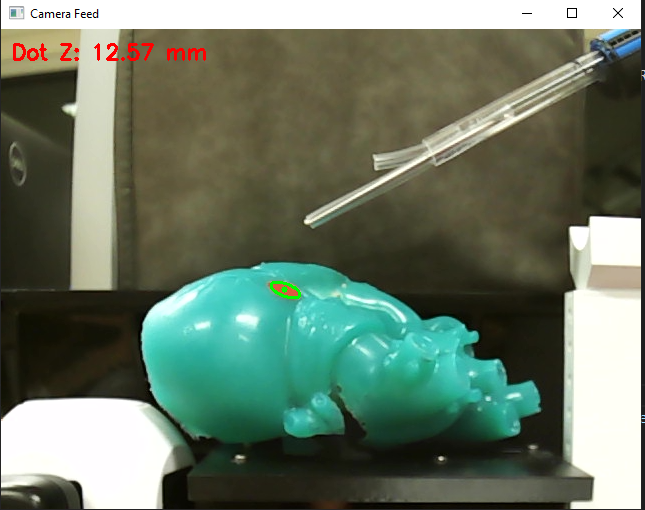
#> input picture camera/Capture.PNG, 645 x 510 px, given in place of the camera
$ python CameraTest1.py
#> lines starting #> are read from the running program, lines starting #| are printed output that depends on the picture; after the words box and inside, x2 and y2 are one past the last pixel; in counts of white or black regions, pixels touching at a corner belong together
import cv2
import numpy as np
import serial
import time

# ----------------------
#   USER CONFIG
# ----------------------
SERIAL_PORT = 'COM3'  # Change to your Arduino port, e.g. '/dev/ttyACM0' on Linux
BAUD_RATE = 9600

# Known real-world diameter of the red dot (in mm).
KNOWN_DIAMETER_MM = 16.5

# Known distance (in mm) used for calibration, e.g., 30 cm => 300 mm
CALIBRATION_DISTANCE_MM = 300.0

# Camera index (adjust as needed for your system)
CAMERA_INDEX = 1  # Arducam at index 1

# Desired capture properties
FRAME_WIDTH = 1280
FRAME_HEIGHT = 720
FRAME_RATE = 100

# HSV color range(s) for RED
LOWER_RED_1 = np.array([0, 120, 70])
UPPER_RED_1 = np.array([10, 255, 255])
LOWER_RED_2 = np.array([170, 120, 70])
UPPER_RED_2 = np.array([180, 255, 255])

# Morphological kernel for noise reduction
KERNEL = np.ones((5, 5), np.uint8)

# Distance thresholds (in cm)
MIN_DISTANCE_CM = 10
MAX_DISTANCE_CM = 20

def main():
    # 1) Open Serial to Arduino
    try:
        ser = serial.Serial(SERIAL_PORT, BAUD_RATE, timeout=1)
        time.sleep(2)  # wait for Arduino to reset
        print(f"[INFO] Connected to Arduino on {SERIAL_PORT}")
    except Exception as e:
        print(f"[ERROR] Could not open serial port {SERIAL_PORT}: {e}")
        return

    # 2) Open Arducam
    cap = cv2.VideoCapture(CAMERA_INDEX)
    if not cap.isOpened():
        print(f"[ERROR] Failed to open camera at index {CAMERA_INDEX}.")
        return

    # Set camera properties
    cap.set(cv2.CAP_PROP_FRAME_WIDTH, FRAME_WIDTH)
    cap.set(cv2.CAP_PROP_FRAME_HEIGHT, FRAME_HEIGHT)
    cap.set(cv2.CAP_PROP_FPS, FRAME_RATE)

    width = cap.get(cv2.CAP_PROP_FRAME_WIDTH)
    height = cap.get(cv2.CAP_PROP_FRAME_HEIGHT)
    fps = cap.get(cv2.CAP_PROP_FPS)
    print(f"Camera settings: {int(width)}x{int(height)} at {int(fps)} FPS")
    print("Press 'c' to calibrate (ensure red dot is at 30 cm).")
    print("Press 'q' to quit.")

    # Store the focal length once we calibrate
    focal_length = None

    while True:
        ret, frame = cap.read()
#> frame is the input picture: shape (510, 645, 3); mean B, G, R 101.4, 119.5, 104.9
        if not ret:
            print("[ERROR] Failed to grab frame. Check camera connection.")
            break

        # Convert BGR to HSV
        hsv = cv2.cvtColor(frame, cv2.COLOR_BGR2HSV)
#> hsv: shape (510, 645, 3); mean H, S, V 40.1, 87, 122.3

        # Create the red color mask
        mask1 = cv2.inRange(hsv, LOWER_RED_1, UPPER_RED_1)
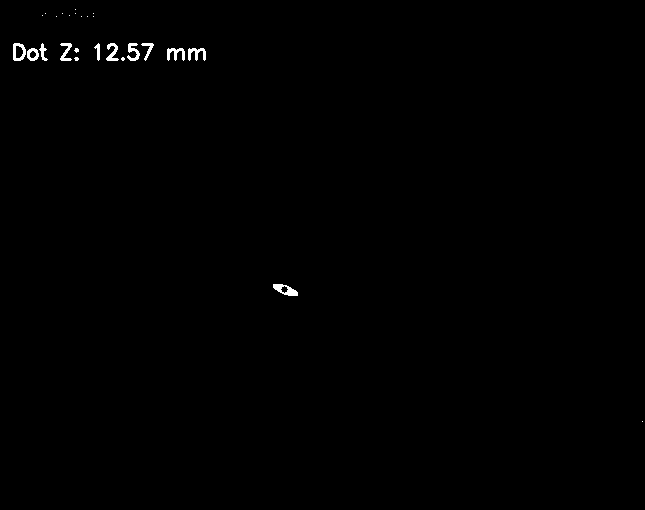
#> mask1: shape (510, 645); 0.39% white; 26 white regions (15 under 20 px), largest, box (x1, y1, x2, y2) and area: (273, 284, 298, 296) 162, (13, 43, 26, 61) 134, (167, 48, 185, 61) 132
        mask2 = cv2.inRange(hsv, LOWER_RED_2, UPPER_RED_2)
#> mask2: shape (510, 645); every value is 0
        mask = mask1 + mask2

        # Morphological ops to reduce noise
        mask = cv2.erode(mask, KERNEL, iterations=1)
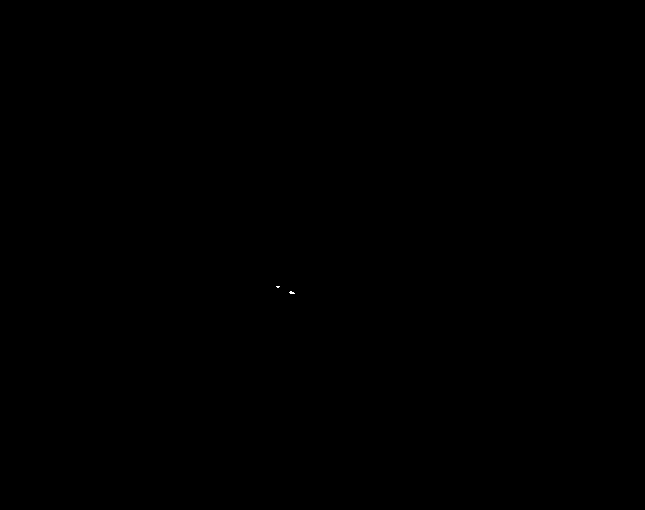
#> mask: shape (510, 645); 0.01% white in thin lines or dots, all inside (x1, y1, x2, y2) = (276, 286, 295, 294)
        mask = cv2.dilate(mask, KERNEL, iterations=1)
#> mask: shape (510, 645); 0.03% white; 2 white regions

        # Find contours
        contours, _ = cv2.findContours(mask, cv2.RETR_EXTERNAL, cv2.CHAIN_APPROX_SIMPLE)
#> contours = 2 contours; box (x1, y1, x2, y2) and area: (287, 289, 297, 296) 50, (274, 284, 282, 290) 34

        distance_cm = None

        if contours:
            # Grab largest contour (assuming that's our red dot)
            largest_contour = max(contours, key=cv2.contourArea)
#> largest_contour = contour of 9 points, box (x1, y1, x2, y2) (287, 289, 297, 296), area 50
            (x, y), radius = cv2.minEnclosingCircle(largest_contour)
#> x = 291.5; y = 292.5; radius = 5.15

            # Filter out extremely small circles
            if radius > 5:
                center = (int(x), int(y))
#> center = (291, 292)
                diameter_pixels = 2 * radius
#> diameter_pixels = 10.3

                # Draw a circle on the detected red dot
                cv2.circle(frame, center, int(radius), (0, 255, 0), 2)
#> frame: shape (510, 645, 3); 0.01% of pixels changed, all inside (x1, y1, x2, y2) = (285, 287, 298, 296)
                cv2.circle(frame, center, 3, (0, 255, 0), -1)  # center dot
#> frame: shape (510, 645, 3); mean B, G, R 101.4, 119.5, 104.8

                # If calibrated, compute distance
                if focal_length is not None:
                    distance_mm = (KNOWN_DIAMETER_MM * focal_length) / diameter_pixels
                    distance_cm = distance_mm / 10.0
                    cv2.putText(frame,
                                f"Distance: {distance_cm:.2f} cm",
                                (center[0] + 10, center[1]),
                                cv2.FONT_HERSHEY_SIMPLEX, 0.6, (0, 255, 0), 2)

        # If we have a valid distance, decide whether to turn LED ON/OFF
        if distance_cm is not None:
            if MIN_DISTANCE_CM <= distance_cm <= MAX_DISTANCE_CM:
                # in range
                ser.write(b'1')  # send '1' to Arduino
            else:
                # out of range
                ser.write(b'0')  # send '0' to Arduino
        else:
            # No red dot found -> LED OFF
            ser.write(b'0')

        # Show the frame
        cv2.imshow("Arducam (Calibration + Distance + Arduino LED)", frame)

        # Handle key presses
        key = cv2.waitKey(1) & 0xFF
#> (key q is pressed here)
        if key == ord('q'):
            break
        elif key == ord('c'):
            # Calibrate using the largest red dot in view
            if contours:
                largest_contour = max(contours, key=cv2.contourArea)
                (x, y), radius = cv2.minEnclosingCircle(largest_contour)
                if radius > 5:
                    diameter_pixels = 2 * radius
                    # focal_length = (perceived_width_in_pixels * known_distance) / real_world_width
                    focal_length = (diameter_pixels * CALIBRATION_DISTANCE_MM) / KNOWN_DIAMETER_MM
                    print(f"[CALIBRATION] Focal length set to {focal_length:.2f}")
                else:
                    print("[CALIBRATION] Red dot radius too small. Move the dot closer.")
            else:
                print("[CALIBRATION] No red dot found. Please place the dot in view.")

    # Cleanup
    cap.release()
    cv2.destroyAllWindows()
    ser.close()
    print("[INFO] Exiting program.")

if __name__ == "__main__":
    main()
